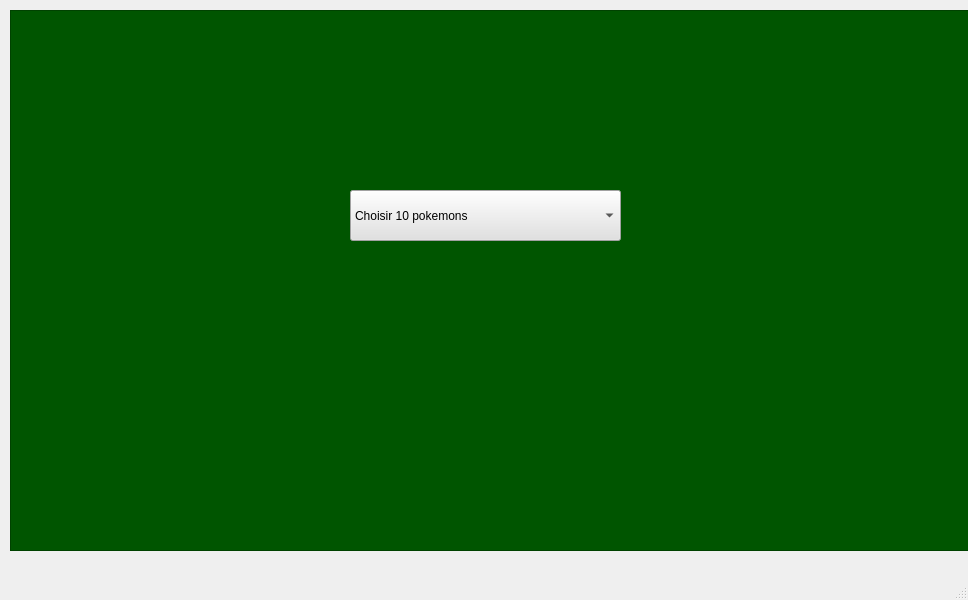
<?xml version="1.0" encoding="UTF-8"?>
<ui version="4.0">
 <class>MainWindow</class>
 <widget class="QMainWindow" name="MainWindow">
  <property name="geometry">
   <rect>
    <x>0</x>
    <y>0</y>
    <width>968</width>
    <height>600</height>
   </rect>
  </property>
  <property name="windowTitle">
   <string>MainWindow</string>
  </property>
  <widget class="QWidget" name="centralwidget">
   <widget class="QFrame" name="frame">
    <property name="geometry">
     <rect>
      <x>10</x>
      <y>10</y>
      <width>991</width>
      <height>541</height>
     </rect>
    </property>
    <property name="styleSheet">
     <string notr="true">background-color: rgb(0, 85, 0);</string>
    </property>
    <property name="frameShape">
     <enum>QFrame::StyledPanel</enum>
    </property>
    <property name="frameShadow">
     <enum>QFrame::Raised</enum>
    </property>
    <widget class="QComboBox" name="comboBox">
     <property name="geometry">
      <rect>
       <x>340</x>
       <y>180</y>
       <width>271</width>
       <height>51</height>
      </rect>
     </property>
     <property name="styleSheet">
      <string notr="true">background-color: rgb(225, 225, 225);</string>
     </property>
     <item>
      <property name="text">
       <string>Choisir 10 pokemons</string>
      </property>
     </item>
     <item>
      <property name="text">
       <string>Rattata</string>
      </property>
     </item>
     <item>
      <property name="text">
       <string>Weedle</string>
      </property>
     </item>
     <item>
      <property name="text">
       <string>Nidorina</string>
      </property>
     </item>
     <item>
      <property name="text">
       <string>Nidorino</string>
      </property>
     </item>
     <item>
      <property name="text">
       <string>Abra</string>
      </property>
     </item>
     <item>
      <property name="text">
       <string>Tentacool</string>
      </property>
     </item>
     <item>
      <property name="text">
       <string>Mew</string>
      </property>
     </item>
     <item>
      <property name="text">
       <string>Dratini</string>
      </property>
     </item>
     <item>
      <property name="text">
       <string>Snorlax</string>
      </property>
     </item>
     <item>
      <property name="text">
       <string>Moltres</string>
      </property>
     </item>
     <item>
      <property name="text">
       <string>Scyther</string>
      </property>
     </item>
     <item>
      <property name="text">
       <string>Seaking</string>
      </property>
     </item>
     <item>
      <property name="text">
       <string>Butterfree</string>
      </property>
     </item>
     <item>
      <property name="text">
       <string>Arbok</string>
      </property>
     </item>
     <item>
      <property name="text">
       <string>Bulbasaur</string>
      </property>
     </item>
    </widget>
   </widget>
  </widget>
  <widget class="QMenuBar" name="menubar">
   <property name="geometry">
    <rect>
     <x>0</x>
     <y>0</y>
     <width>968</width>
     <height>22</height>
    </rect>
   </property>
  </widget>
  <widget class="QStatusBar" name="statusbar"/>
 </widget>
 <resources/>
 <connections/>
</ui>
